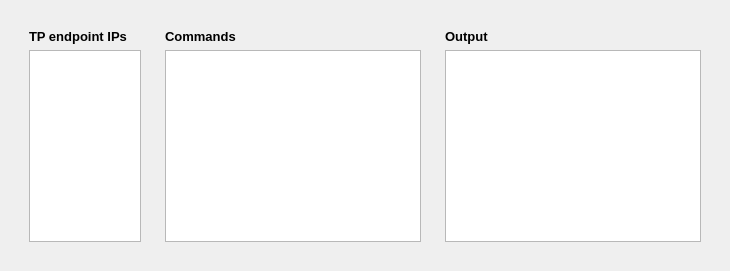
           <widget class="QWidget" name="widget_41" native="true">
            <property name="sizePolicy">
             <sizepolicy hsizetype="Expanding" vsizetype="Preferred">
              <horstretch>0</horstretch>
              <verstretch>0</verstretch>
             </sizepolicy>
            </property>
            <layout class="QHBoxLayout" name="horizontalLayout_28">
             <item>
              <widget class="QWidget" name="widget_39" native="true">
               <property name="sizePolicy">
                <sizepolicy hsizetype="Preferred" vsizetype="Expanding">
                 <horstretch>0</horstretch>
                 <verstretch>0</verstretch>
                </sizepolicy>
               </property>
               <layout class="QHBoxLayout" name="horizontalLayout_26">
                <item>
                 <widget class="QWidget" name="widget_43" native="true">
                  <property name="maximumSize">
                   <size>
                    <width>130</width>
                    <height>16777215</height>
                   </size>
                  </property>
                  <layout class="QVBoxLayout" name="verticalLayout_34">
                   <item>
                    <widget class="QLabel" name="label">
                     <property name="font">
                      <font>
                       <family>Segoe UI</family>
                       <pointsize>10</pointsize>
                       <weight>75</weight>
                       <bold>true</bold>
                      </font>
                     </property>
                     <property name="text">
                      <string>TP endpoint IPs</string>
                     </property>
                    </widget>
                   </item>
                   <item>
                    <widget class="QPlainTextEdit" name="plainTextEdit_tp_ip_list">
                     <property name="sizePolicy">
                      <sizepolicy hsizetype="Fixed" vsizetype="Expanding">
                       <horstretch>0</horstretch>
                       <verstretch>0</verstretch>
                      </sizepolicy>
                     </property>
                     <property name="palette">
                      <palette>
                       <active>
                        <colorrole role="Text">
                         <brush brushstyle="SolidPattern">
                          <color alpha="255">
                           <red>0</red>
                           <green>0</green>
                           <blue>0</blue>
                          </color>
                         </brush>
                        </colorrole>
                        <colorrole role="Base">
                         <brush brushstyle="SolidPattern">
                          <color alpha="255">
                           <red>255</red>
                           <green>255</green>
                           <blue>255</blue>
                          </color>
                         </brush>
                        </colorrole>
                       </active>
                       <inactive>
                        <colorrole role="Text">
                         <brush brushstyle="SolidPattern">
                          <color alpha="255">
                           <red>0</red>
                           <green>0</green>
                           <blue>0</blue>
                          </color>
                         </brush>
                        </colorrole>
                        <colorrole role="Base">
                         <brush brushstyle="SolidPattern">
                          <color alpha="255">
                           <red>255</red>
                           <green>255</green>
                           <blue>255</blue>
                          </color>
                         </brush>
                        </colorrole>
                       </inactive>
                       <disabled>
                        <colorrole role="Text">
                         <brush brushstyle="SolidPattern">
                          <color alpha="255">
                           <red>120</red>
                           <green>120</green>
                           <blue>120</blue>
                          </color>
                         </brush>
                        </colorrole>
                        <colorrole role="Base">
                         <brush brushstyle="SolidPattern">
                          <color alpha="255">
                           <red>240</red>
                           <green>240</green>
                           <blue>240</blue>
                          </color>
                         </brush>
                        </colorrole>
                       </disabled>
                      </palette>
                     </property>
                     <property name="font">
                      <font>
                       <family>Segoe UI</family>
                       <pointsize>10</pointsize>
                      </font>
                     </property>
                     <property name="plainText">
                      <string/>
                     </property>
                    </widget>
                   </item>
                  </layout>
                 </widget>
                </item>
                <item>
                 <widget class="QWidget" name="widget_44" native="true">
                  <property name="maximumSize">
                   <size>
                    <width>1000</width>
                    <height>16777215</height>
                   </size>
                  </property>
                  <layout class="QVBoxLayout" name="verticalLayout_11">
                   <item>
                    <widget class="QLabel" name="label_2">
                     <property name="font">
                      <font>
                       <family>Segoe UI</family>
                       <pointsize>10</pointsize>
                       <weight>75</weight>
                       <bold>true</bold>
                      </font>
                     </property>
                     <property name="text">
                      <string>Commands</string>
                     </property>
                    </widget>
                   </item>
                   <item>
                    <widget class="QPlainTextEdit" name="plainTextEdit_tp_commands">
                     <property name="palette">
                      <palette>
                       <active>
                        <colorrole role="Text">
                         <brush brushstyle="SolidPattern">
                          <color alpha="255">
                           <red>0</red>
                           <green>0</green>
                           <blue>0</blue>
                          </color>
                         </brush>
                        </colorrole>
                        <colorrole role="Base">
                         <brush brushstyle="SolidPattern">
                          <color alpha="255">
                           <red>255</red>
                           <green>255</green>
                           <blue>255</blue>
                          </color>
                         </brush>
                        </colorrole>
                       </active>
                       <inactive>
                        <colorrole role="Text">
                         <brush brushstyle="SolidPattern">
                          <color alpha="255">
                           <red>0</red>
                           <green>0</green>
                           <blue>0</blue>
                          </color>
                         </brush>
                        </colorrole>
                        <colorrole role="Base">
                         <brush brushstyle="SolidPattern">
                          <color alpha="255">
                           <red>255</red>
                           <green>255</green>
                           <blue>255</blue>
                          </color>
                         </brush>
                        </colorrole>
                       </inactive>
                       <disabled>
                        <colorrole role="Text">
                         <brush brushstyle="SolidPattern">
                          <color alpha="255">
                           <red>120</red>
                           <green>120</green>
                           <blue>120</blue>
                          </color>
                         </brush>
                        </colorrole>
                        <colorrole role="Base">
                         <brush brushstyle="SolidPattern">
                          <color alpha="255">
                           <red>240</red>
                           <green>240</green>
                           <blue>240</blue>
                          </color>
                         </brush>
                        </colorrole>
                       </disabled>
                      </palette>
                     </property>
                     <property name="font">
                      <font>
                       <pointsize>10</pointsize>
                      </font>
                     </property>
                     <property name="plainText">
                      <string/>
                     </property>
                    </widget>
                   </item>
                  </layout>
                 </widget>
                </item>
                <item>
                 <widget class="QWidget" name="widget_12" native="true">
                  <layout class="QVBoxLayout" name="verticalLayout_16">
                   <item>
                    <widget class="QLabel" name="label_4">
                     <property name="font">
                      <font>
                       <family>Segoe UI</family>
                       <pointsize>10</pointsize>
                       <weight>75</weight>
                       <bold>true</bold>
                      </font>
                     </property>
                     <property name="text">
                      <string>Output</string>
                     </property>
                    </widget>
                   </item>
                   <item>
                    <widget class="QTextEdit" name="textEdit_TP_output">
                     <property name="sizePolicy">
                      <sizepolicy hsizetype="Expanding" vsizetype="Expanding">
                       <horstretch>0</horstretch>
                       <verstretch>0</verstretch>
                      </sizepolicy>
                     </property>
                     <property name="palette">
                      <palette>
                       <active>
                        <colorrole role="Text">
                         <brush brushstyle="SolidPattern">
                          <color alpha="255">
                           <red>0</red>
                           <green>0</green>
                           <blue>0</blue>
                          </color>
                         </brush>
                        </colorrole>
                        <colorrole role="Base">
                         <brush brushstyle="SolidPattern">
                          <color alpha="255">
                           <red>255</red>
                           <green>255</green>
                           <blue>255</blue>
                          </color>
                         </brush>
                        </colorrole>
                       </active>
                       <inactive>
                        <colorrole role="Text">
                         <brush brushstyle="SolidPattern">
                          <color alpha="255">
                           <red>0</red>
                           <green>0</green>
                           <blue>0</blue>
                          </color>
                         </brush>
                        </colorrole>
                        <colorrole role="Base">
                         <brush brushstyle="SolidPattern">
                          <color alpha="255">
                           <red>255</red>
                           <green>255</green>
                           <blue>255</blue>
                          </color>
                         </brush>
                        </colorrole>
                       </inactive>
                       <disabled>
                        <colorrole role="Text">
                         <brush brushstyle="SolidPattern">
                          <color alpha="255">
                           <red>120</red>
                           <green>120</green>
                           <blue>120</blue>
                          </color>
                         </brush>
                        </colorrole>
                        <colorrole role="Base">
                         <brush brushstyle="SolidPattern">
                          <color alpha="255">
                           <red>240</red>
                           <green>240</green>
                           <blue>240</blue>
                          </color>
                         </brush>
                        </colorrole>
                       </disabled>
                      </palette>
                     </property>
                     <property name="font">
                      <font>
                       <pointsize>10</pointsize>
                      </font>
                     </property>
                     <property name="readOnly">
                      <bool>true</bool>
                     </property>
                     <property name="html">
                      <string>&lt;!DOCTYPE HTML PUBLIC &quot;-//W3C//DTD HTML 4.0//EN&quot; &quot;http://www.w3.org/TR/REC-html40/strict.dtd&quot;&gt;
&lt;html&gt;&lt;head&gt;&lt;meta name=&quot;qrichtext&quot; content=&quot;1&quot; /&gt;&lt;style type=&quot;text/css&quot;&gt;
p, li { white-space: pre-wrap; }
&lt;/style&gt;&lt;/head&gt;&lt;body style=&quot; font-family:'Segoe UI'; font-size:10pt; font-weight:400; font-style:normal;&quot;&gt;
&lt;p style=&quot;-qt-paragraph-type:empty; margin-top:0px; margin-bottom:0px; margin-left:0px; margin-right:0px; -qt-block-indent:0; text-indent:0px;&quot;&gt;&lt;br /&gt;&lt;/p&gt;&lt;/body&gt;&lt;/html&gt;</string>
                     </property>
                    </widget>
                   </item>
                  </layout>
                 </widget>
                </item>
               </layout>
              </widget>
             </item>
            </layout>
           </widget>
